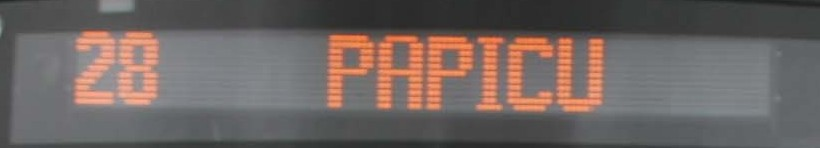
#> input picture teste2.jpg, 820 x 148 px
$ python busLineReader.py
#> lines starting #> are read from the running program, lines starting #| are printed output that depends on the picture; after the words box and inside, x2 and y2 are one past the last pixel; in counts of white or black regions, pixels touching at a corner belong together
import cv2
import pytesseract as pyOcr
from PIL import Image
import numpy as np

img = cv2.imread('teste2.jpg')
#> img is the input picture: shape (148, 820, 3); mean B, G, R 97.3, 100.3, 110.7
img = img[:,:,2]
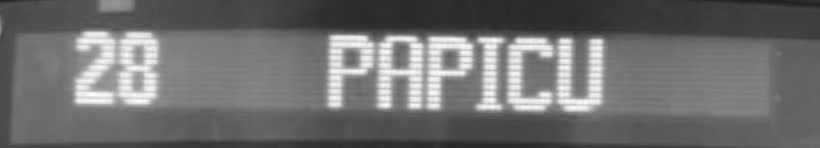
#> img: shape (148, 820); min 29, max 255, mean 110.7

cv2.imshow('ImagemP&B', img)
kernel = np.ones((7,7),np.uint8)

ret, threshImg = cv2.threshold(img, 175, 255, cv2.THRESH_BINARY)
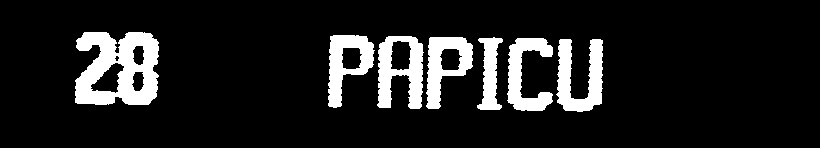
#> threshImg: shape (148, 820); 11.9% white; 7 white regions, largest, box (x1, y1, x2, y2) and area: (75, 32, 159, 105) 4261, (377, 36, 424, 109) 2018, (556, 39, 603, 112) 2000


threshImg = cv2.resize(threshImg, (750, 150))
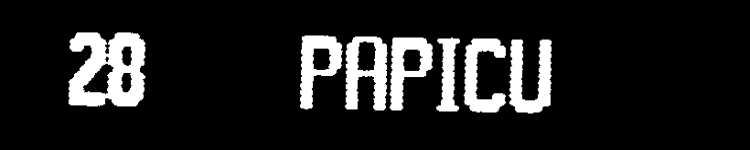
#> threshImg: shape (150, 750); min 0, max 255, mean 30.4

threshImg = cv2.morphologyEx(threshImg, cv2.MORPH_CLOSE, kernel)
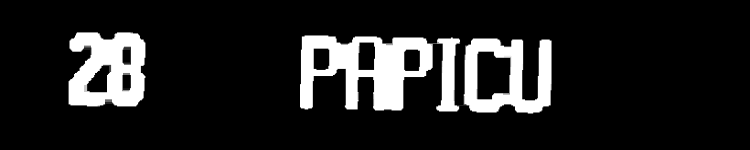
#> threshImg: shape (150, 750); min 0, max 255, mean 32.9

threshImg = cv2.bitwise_not(threshImg)
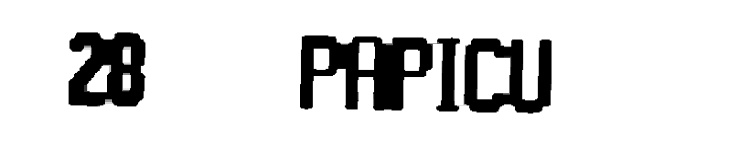
#> threshImg: shape (150, 750); min 0, max 255, mean 222.1


cv2.imshow('ImagemBinarizada', threshImg)
cv2.waitKey(0)
cv2.destroyAllWindows()

binaryImg = threshImg
#> (the run stopped early here; a loop or call above may not have finished)

$ run again, with teste3.jpg copied over teste2.jpg
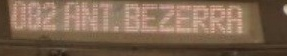
#> input picture teste3.jpg, 287 x 56 px
#> img is the input picture: shape (56, 287, 3); mean B, G, R 79.8, 100.5, 125.4
#> img: shape (56, 287)
#> `threshImg = cv2.morphologyEx(threshImg, cv2.MORPH_CLOSE, kernel)`:
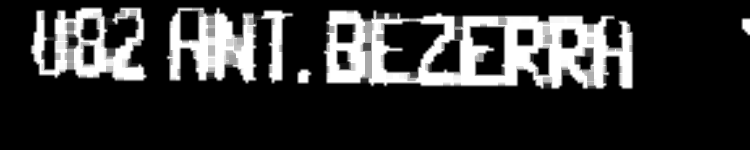
#> threshImg: shape (150, 750); min 0, max 255, mean 50
#> `threshImg = cv2.bitwise_not(threshImg)`:
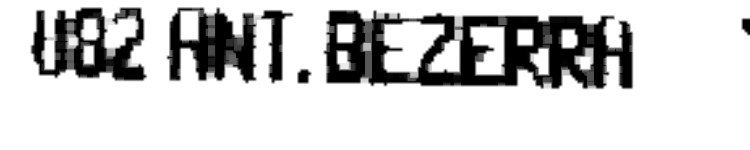
#> threshImg: shape (150, 750); min 0, max 255, mean 205

$ run again, with teste.jpg copied over teste2.jpg
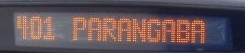
#> input picture teste.jpg, 245 x 53 px
#> img is the input picture: shape (53, 245, 3); mean B, G, R 85.7, 80.5, 96.6
#> img: shape (53, 245)
#> `threshImg = cv2.morphologyEx(threshImg, cv2.MORPH_CLOSE, kernel)`:
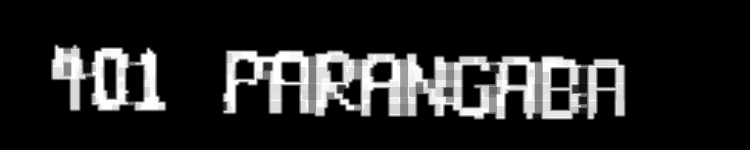
#> threshImg: shape (150, 750); min 0, max 255, mean 36
#> `threshImg = cv2.bitwise_not(threshImg)`:
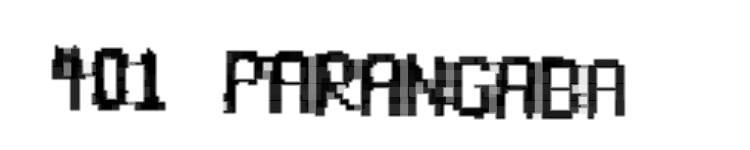
#> threshImg: shape (150, 750); min 0, max 255, mean 219
